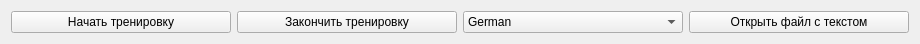
   <widget class="QWidget" name="layoutWidget">
    <property name="geometry">
     <rect>
      <x>10</x>
      <y>20</y>
      <width>920</width>
      <height>41</height>
     </rect>
    </property>
    <layout class="QHBoxLayout" name="horizontalLayout_2">
     <item>
      <widget class="QPushButton" name="bnt_start">
       <property name="text">
        <string>Начать тренировку</string>
       </property>
      </widget>
     </item>
     <item>
      <widget class="QPushButton" name="bnt_end">
       <property name="text">
        <string>Закончить тренировку</string>
       </property>
      </widget>
     </item>
     <item>
      <widget class="QComboBox" name="comboBox">
       <item>
        <property name="text">
         <string>German</string>
        </property>
       </item>
       <item>
        <property name="text">
         <string>French</string>
        </property>
       </item>
       <item>
        <property name="text">
         <string>Arabic</string>
        </property>
       </item>
       <item>
        <property name="text">
         <string>Сhinesse</string>
        </property>
       </item>
       <item>
        <property name="text">
         <string>English</string>
        </property>
       </item>
       <item>
        <property name="text">
         <string>Belarusian</string>
        </property>
       </item>
       <item>
        <property name="text">
         <string>Hebrew</string>
        </property>
       </item>
      </widget>
     </item>
     <item>
      <widget class="QPushButton" name="pushButton">
       <property name="styleSheet">
        <string notr="true"/>
       </property>
       <property name="text">
        <string>Открыть файл с текстом</string>
       </property>
      </widget>
     </item>
    </layout>
   </widget>
